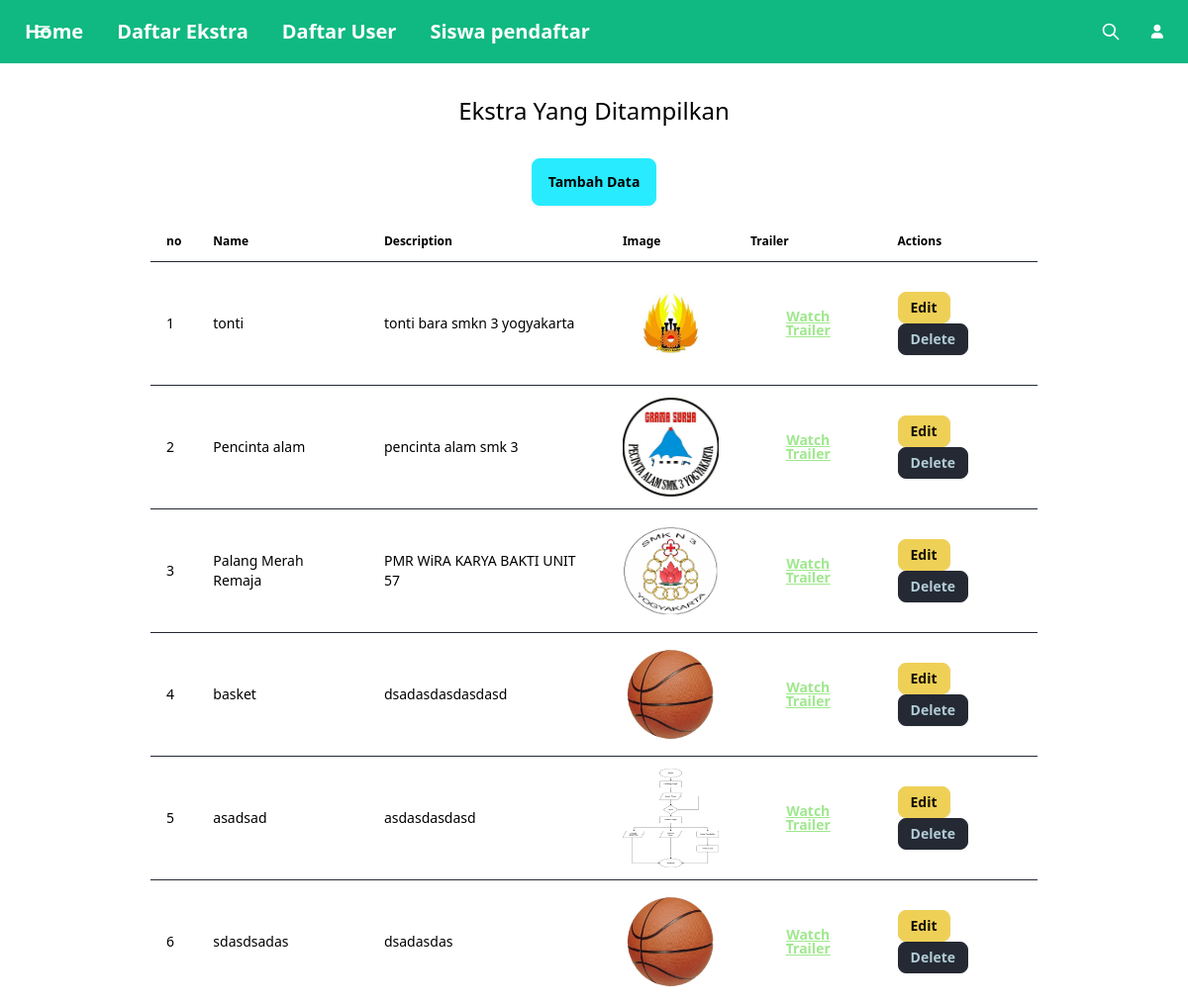
/admin/daftar.php (signed in), run on the app's committed database.
### tables this page shows
CREATE TABLE `items` (
  `id` int(11) NOT NULL,
  `image` varchar(255) DEFAULT NULL,
  `name` varchar(100) DEFAULT NULL,
  `description` text DEFAULT NULL,
  `youtube_link` varchar(255) DEFAULT NULL
);

### admin/daftar.php (the view, shortened to what this page needs)
<?php
include '../connect.php';
$sql = "SELECT * FROM items";
$result = $conn->query($sql);
?>
<?php include '../head.php'; ?>
<?php include 'navbar2.php'; ?>
<h1 class="text-center my-8 text-2xl text-black ">Ekstra Yang Ditampilkan</h1>
<div class="text-center mb-4">
         <button class="btn btn-info">
            <a href="daftar/tambah.php" class="text-black">Tambah Data</a>
         </button>
   </div>
<div class="overflow-x-auto">
    <div class="mx-auto w-full max-w-4xl">
        <table class="table w-full">
            <thead class="text-black">
                <tr>
                    <th>no</th>
                    <th>Name</th>
                    <th>Description</th>
                    <th>Image</th>
                    <th>Trailer</th>
                    <th>Actions</th>
                </tr>
            </thead>
            <tbody class="text-black">
                <?php
                if ($result->num_rows > 0) {
                    $index = 1;
                    while ($row = $result->fetch_assoc()) {
                        echo "<tr class=''>";
                        echo "<td>" . $index++ . "</td>";
                        echo "<td>" . $row['name'] . "</td>";
                        echo "<td>" . $row['description'] . "</td>";
                        echo "<td><img src='../assets/image/" . $row['image'] . "' alt='" . $row['name'] . "' style='width:100px;height:100px;'></td>";
                        echo "<td>";
                        if (!empty($row['youtube_link'])) {
                            echo "<a href='" . $row['youtube_link'] . "' target='_blank' class='btn btn-link btn-sm'>Watch Trailer</a>";
                        } else {
                            echo "No Trailer";
                        }
                        echo "</td>";
                        echo "<td>";
                        echo "<a href='daftar/edit.php?id=" . $row['id'] . "' class='btn btn-warning btn-sm'>Edit</a> ";
                        echo "<a href='daftar/delete.php?id=" . $row['id'] . "' class='btn btn-danger btn-sm' onclick='return confirm(\"Are you sure you want to delete?\")'>Delete</a>";
                        echo "</td>";
                        echo "</tr>";
                    }
                } else {
                    echo "<tr><td colspan='6'>No data available</td></tr>";
                }
                ?>
            </tbody>
        </table>
    </div>
</div>

### data on the page
items: name "tonti", description "tonti bara smkn 3 yogyakarta", image (picture)
items: name "Pencinta alam", description "pencinta alam smk 3", image (picture)
items: name "Palang Merah Remaja", description "PMR WiRA KARYA BAKTI UNIT 57", image (picture)
items: name "basket", description "dsadasdasdasdasd", image (picture)
items: name "asadsad", description "asdasdasdasd", image (picture)
items: name "sdasdsadas", description "dsadasdas", image (picture)
